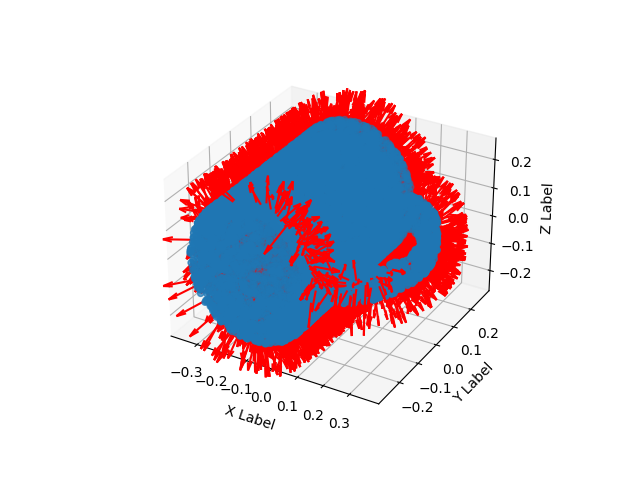

The script that saved this image:
# %%
path = "/home/ziran/se3/EFEM/data/ShapeNetV1_SDF/03797390/1a1c0a8d4bad82169f0594e65f756cf5/pointcloud.npz"
import numpy as np

# 加载 .npz 文件
data = np.load(path)
# 查看文件中的内容
print("Keys in the NPZ file:", data.files)

# 检查每个键的数据类型和形状
for key in data.files:
    print(f"Key: {key}")
    print("Data type:", type(data[key]))
    print("Shape:", data[key].shape)
    print("---")


# %%
import open3d as o3d
import numpy as np

points = data['points']

# 随机选取点云的一个子集
# 例如，选取总点数的 10%
sample_size = int(len(points) * 0.1)
indices = np.random.choice(len(points), sample_size, replace=False)
points = points[indices]


# 将 NumPy 数组转换为 Open3D 的点云格式
point_cloud_o3d = o3d.geometry.PointCloud()
point_cloud_o3d.points = o3d.utility.Vector3dVector(points)

# 计算法线
point_cloud_o3d.estimate_normals(search_param=o3d.geometry.KDTreeSearchParamHybrid(radius=0.1, max_nn=30))

# 获取法线（作为 NumPy 数组）
normals_np = np.asarray(point_cloud_o3d.normals)

# 显示前几个法线
print(normals_np.shape)


# %%
import matplotlib.pyplot as plt
# from mpl_toolkits.mplot3d import Axes3D
import numpy as np

# 创建3D图形
fig = plt.figure()
ax = fig.add_subplot(111, projection='3d')

# 绘制点云
ax.scatter(points[:, 0], points[:, 1], points[:, 2])

# 绘制法线
for i in range(len(points)):
    ax.quiver(
        points[i, 0], points[i, 1], points[i, 2],
        normals_np[i, 0], normals_np[i, 1], normals_np[i, 2],
        length=0.1, color='red'
    )

# 设置图形属性
ax.set_xlabel('X Label')
ax.set_ylabel('Y Label')
ax.set_zlabel('Z Label')
plt.savefig('norm.png')
plt.show()

# %%



